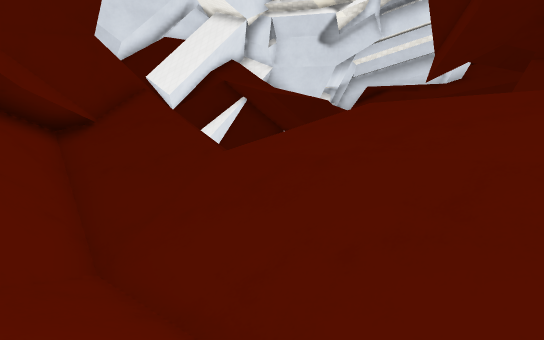
view 1 (above)

15 first-person views from a walk through a Godot game level. The camera is 1.2 m above the floor, tilts 6° down and sees 70° across. The floor is counted in squares, 1 m on a side. Each view is taken from the middle of a square. On the plan, view 1 faces up. The plan holds only what a view shows up to about 15 squares ahead; the rest is blank. The place goes on beyond the plan. Surface patterns are stand-ins for the level's own textures.

view 2
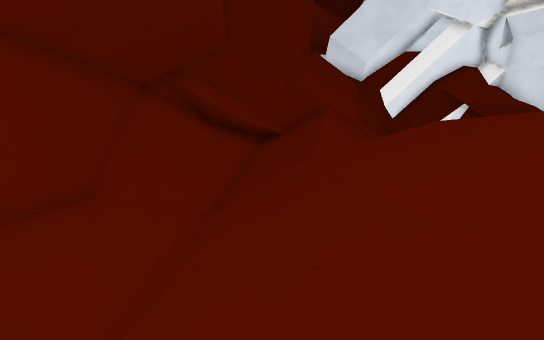

view 3
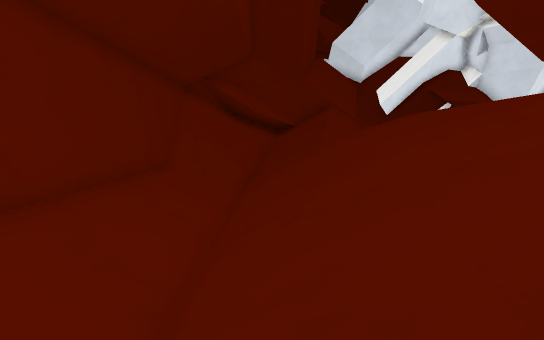

view 4
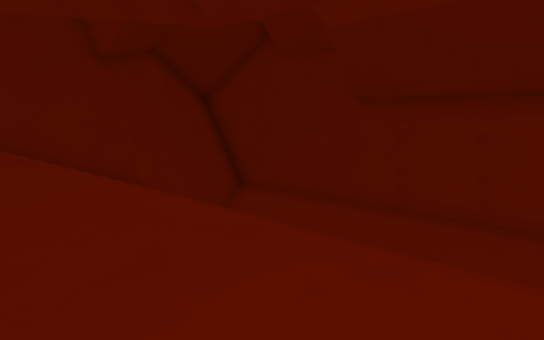

view 5
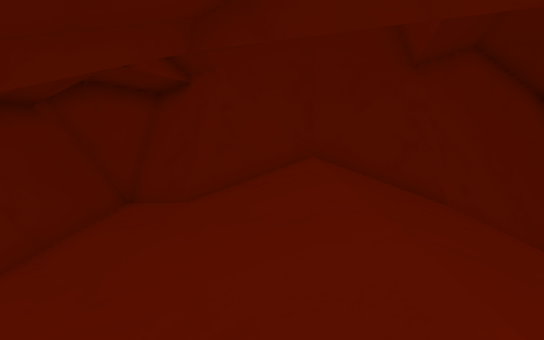

view 6
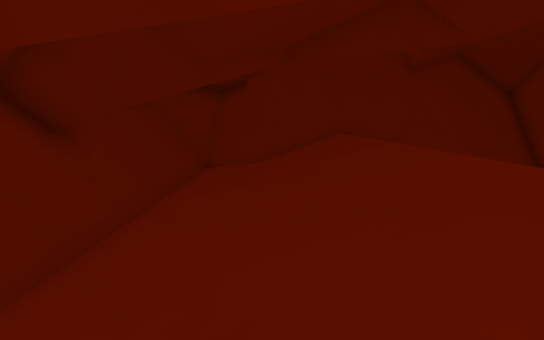

view 7
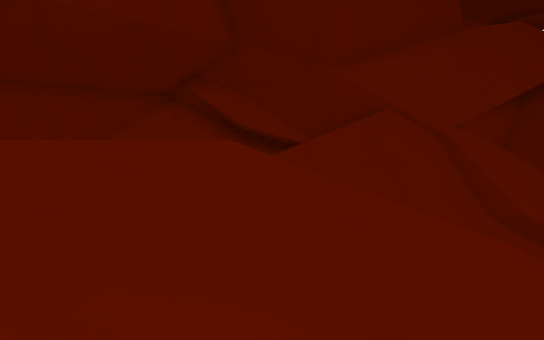

view 8
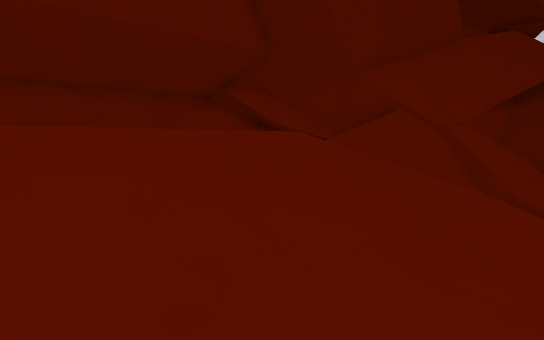

view 9
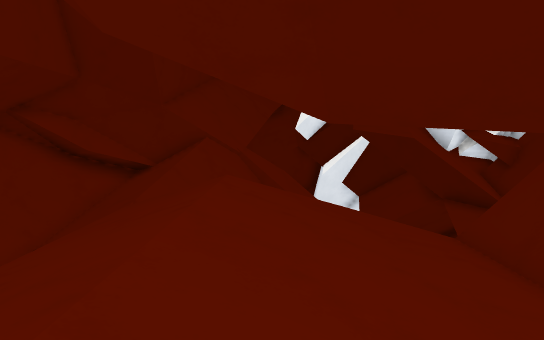

view 10
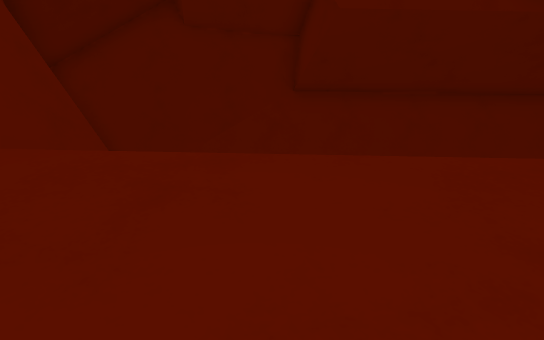

view 11
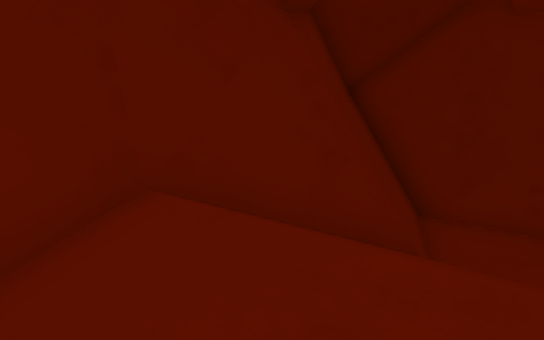

view 12
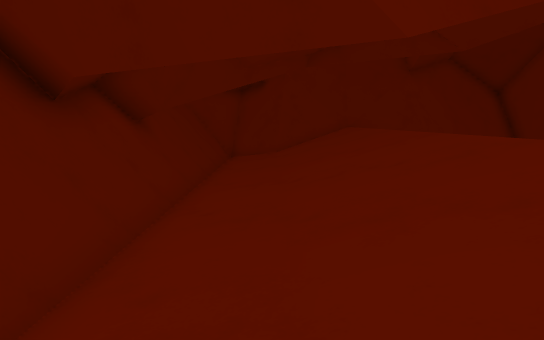

view 13
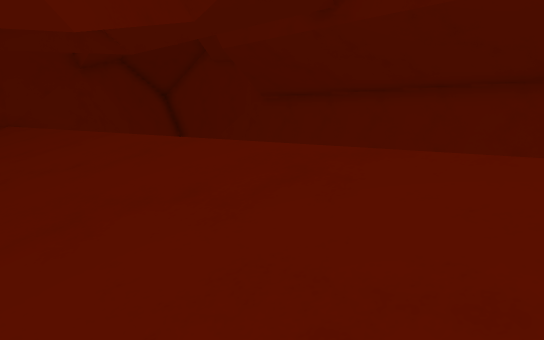

view 14
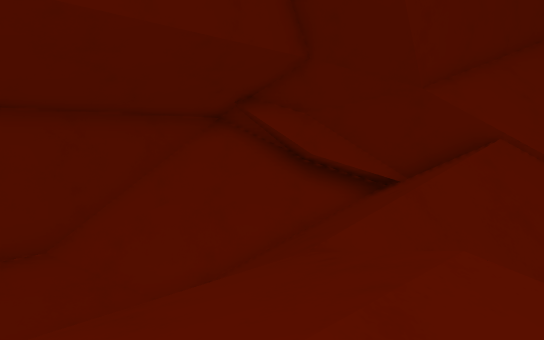

view 15
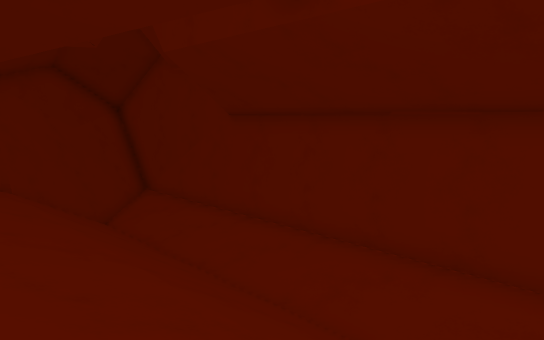

### Floor plan
Key: @ floor where view 1 was taken; # wall or solid block; . main floor; : floor 0.25 m higher than the main floor; - floor 0.25 m lower than the main floor; + floor 0.75 m higher than the main floor; _ floor 0.75 m lower than the main floor; < floor 1 m lower than the main floor; ( floor 1.25 m lower than the main floor; * floor 1.75 m higher than the main floor; / step, stairs or slope; = window, fence, low wall or low ledge; ^ raised ledge; v drop or lower ground; O other object.
Columns run from 7 left of view 1 to 18 right of it. Each row starts with its distance up from view 1.
 14  ^^   v
 13   ^*+v(
 12   ^^+.<      v##
 11   ##/=_    .--=##
 10  +#//=/   //.--=##
  9  =#//// =////..-###
  8  #=////= /////..-###
  7 ##O//////////#/..-=##
  6 ##O//////////#//:.-=##
  5  ##///////// ////:..=##
  4  ##=//////////////:..=##
  3   ##///////////////:..=##
  2    ##///////////////:..=##
  1     ##///////////////::.=#
  0      ##@//////////////####
 -1       ##/////////////=##
 -2        ##////////////##
 -3         ##/////////=##
 -4          ##//////=###
 -5           ##/////##
 -6            ##///##
 -7             ##//##
 -8              ##/#
 -9               ###

Positions as (right, up) in squares from view 1, and headings:
1: (0, 0), facing up
2: (6, -1), facing up-left
3: (8, -4), facing up-left
4: (7, 6), facing down
5: (7, 5), facing down-right
6: (5, 9), facing down-right
7: (7, 9), facing left
8: (9, 8), facing left
9: (9, 3), facing up-left
10: (13, 2), facing down-left
11: (12, 1), facing down
12: (4, 11), facing down-right
13: (4, 11), facing down
14: (5, 7), facing left
15: (3, 7), facing down
